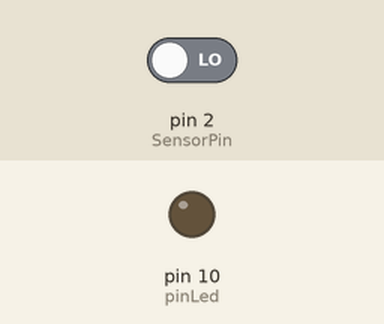
Simulated run of this sketch. Board: Arduino Uno, built with avr-gcc and run on an emulated ATmega328P. Shown: output pins drawn as LEDs (lit = HIGH). Dashed ring = blinking. Inputs (shaded band) come from the test bench; at power-on: pin 2 (SensorPin) LOW.

Above: at 1.2 s.
1.3 s: pin 2 (SensorPin) driven HIGH
At 1.55 s:
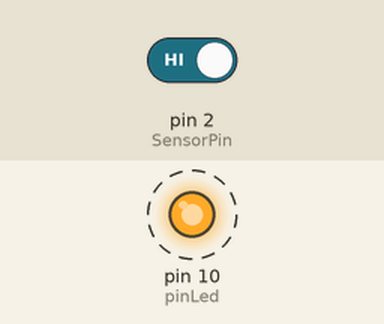
4.3 s: pin 2 (SensorPin) driven LOW
At 4.3 s:
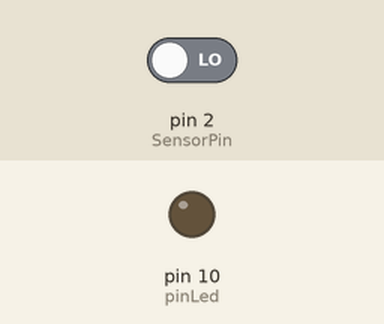
Timing chart, 0 to 7.3 s (numbered marks = the images above; inputs shaded):
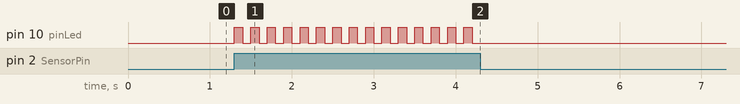

Measured:
- after the input at 1.3 s, pin 10 (pinLed): alternates HIGH for 0.10 s and LOW for 0.10 s, starting at once
- after the input at 4.3 s, pin 10 (pinLed): stops changing and stays LOW

The sketch:

SensorSonido.ino
```cpp
int pinLed = 10;
int SensorPin = 2;

void setup() {
  pinMode(pinLed, OUTPUT);
  pinMode(SensorPin, INPUT);
  digitalWrite(pinLed, LOW);

}

void loop() {
  if (digitalRead(SensorPin) == HIGH) {

    if (digitalRead(pinLed) == LOW) {
      digitalWrite(pinLed, HIGH);
      delay(100);
    } else {
      digitalWrite(pinLed, LOW);
      delay(100);
    }

  }
}
```
